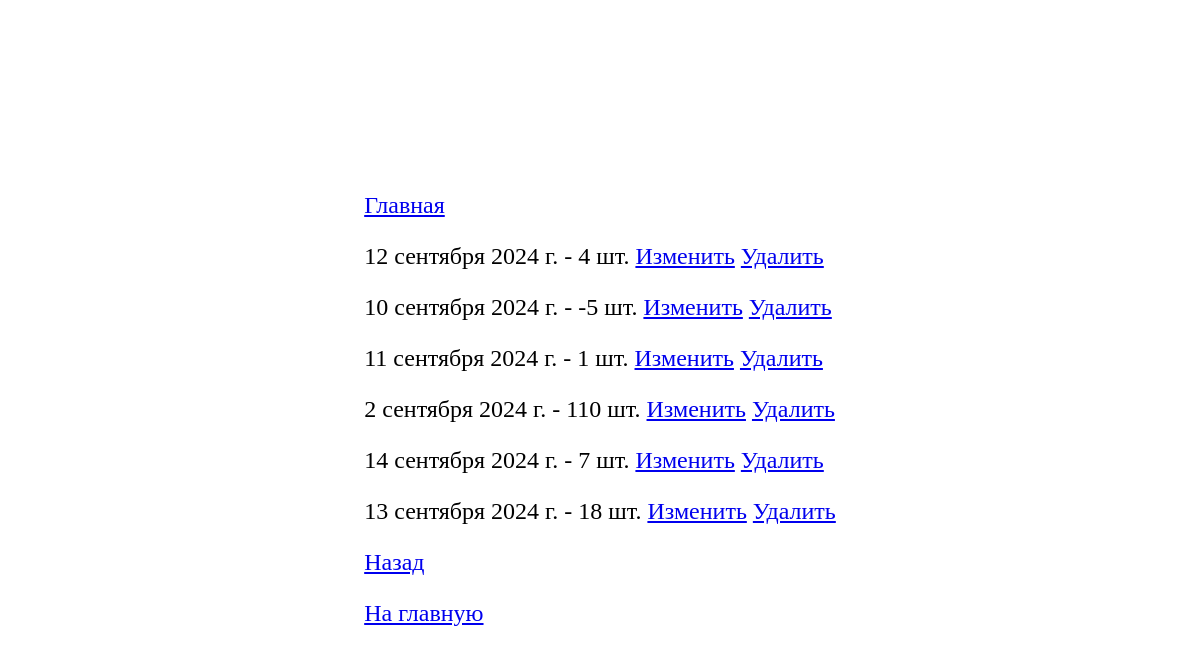
/summary-of-the-day/cigarettes/stat, run on the app's committed database.
### summary_of_the_day/models.py (models this page shows)
class Cigarettes(models.Model):
    data = models.DateField(verbose_name="Дата", unique=True)
    count = models.IntegerField(
        verbose_name="Количество",
        blank=False,
        null=False,
    )

### summary_of_the_day/views.py (the view)
# urls.py: path('cigarettes/stat', cigarettes_stat,
def cigarettes_stat(request):
    stat = Cigarettes.objects.all()
    url_redirect = 'summary_of_the_day/cigarettes-stat.html'
    return render(request, url_redirect, {'stat': stat})

### templates/summary_of_the_day/cigarettes-stat.html (shortened to what this page needs)
{% extends 'base.html' %}
{% block content %}
    {% for st in stat %}
        <p>
        {{ st.data }} - {{ st.count }} шт.
            <a href="#">Изменить</a>
            <a href="#">Удалить</a>
        </p>
    {% endfor %}
    <p>
        <a href="{%  url 'summary_of_the_day:summary_of_the_day_cigarettes' %}">
            Назад
        </a>
    </p>
    <p>
        <a href="{% url 'summary_of_the_day:summary_of_the_day_index' %}">
            На главную
        </a>
    </p>
{% endblock %}

### templates/base.html (style rules this page uses)
html { height: 100vh; }
body { min-height: 100%; }
.parent { display: flex; }

### data on the page
Cigarettes: data "12 сентября 2024 г.", count "4"
Cigarettes: data "10 сентября 2024 г.", count "-5"
Cigarettes: data "11 сентября 2024 г.", count "1"
Cigarettes: data "2 сентября 2024 г.", count "110"
Cigarettes: data "14 сентября 2024 г.", count "7"
Cigarettes: data "13 сентября 2024 г.", count "18"
